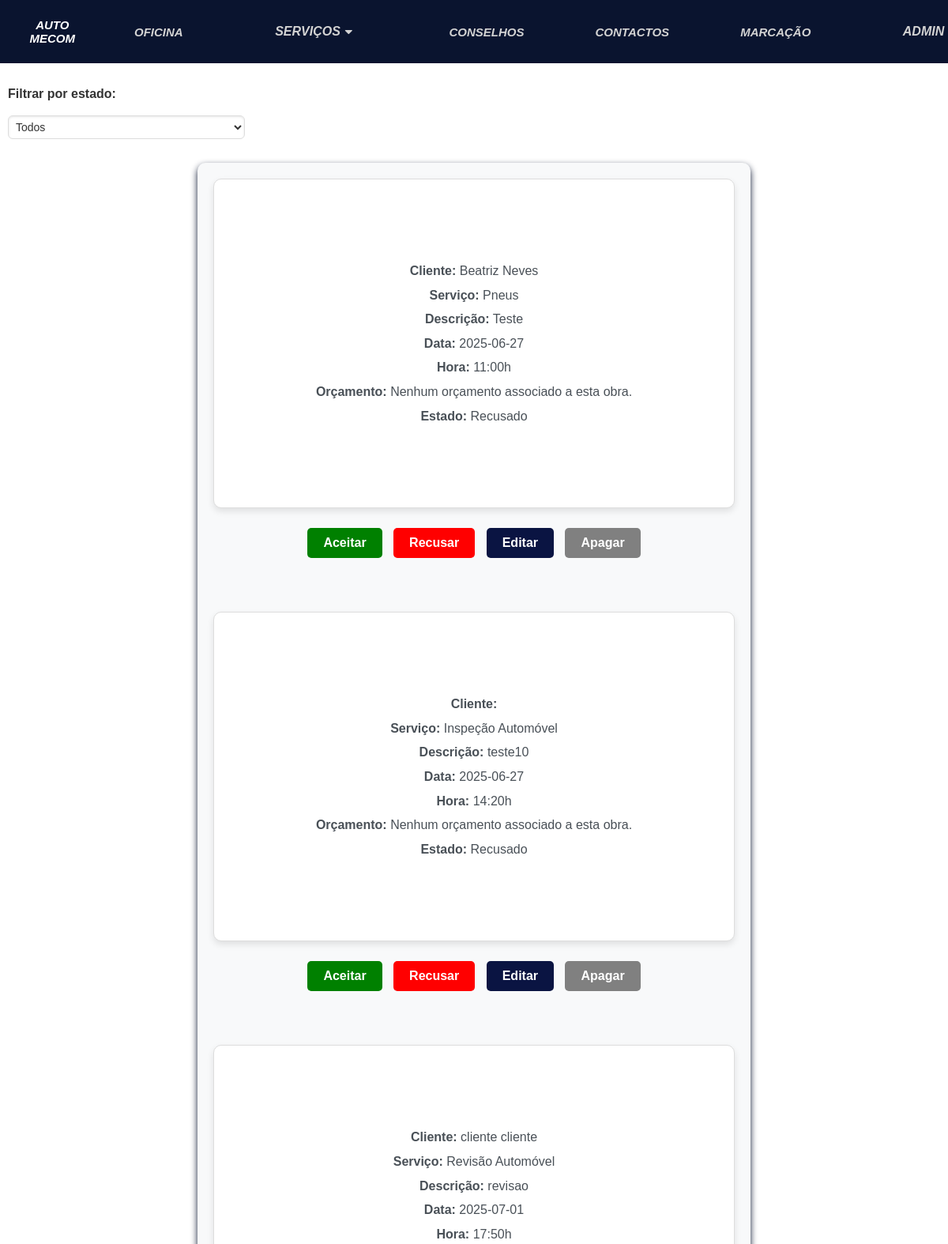
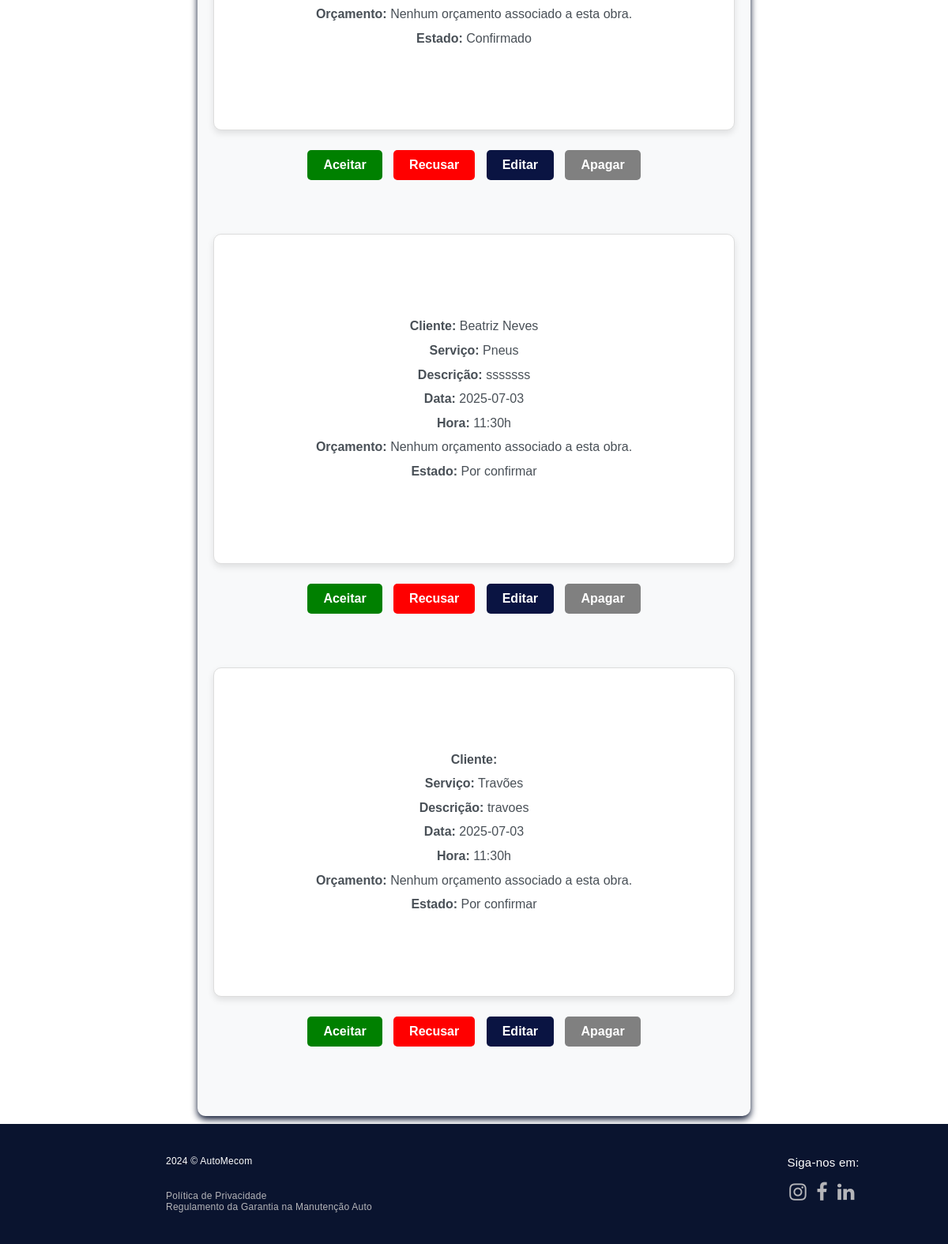
Page /marcacoes (signed in) on the committed database (2 pictures, top to bottom).
### automecom/models.py (models this page shows, shortened)
class Marcacao(models.Model):
    utilizador = models.ForeignKey(Utilizador, on_delete=models.CASCADE, related_name="marcacoes", blank=True,
                                   null=True)
    nome = models.CharField(max_length=200)
    apelido = models.CharField(max_length=200)
    email = models.CharField(max_length=200)
    servicos = models.ManyToManyField(Servico)
    veiculo = models.OneToOneField(Veiculo, on_delete=models.CASCADE)
    data = models.CharField(max_length=200, default=0)
    hora = models.CharField(max_length=200, default=0)
    descricao = models.TextField(max_length=500, blank=True, null=True)
    imagem = models.ImageField(null=True, blank=True)
    ESTADOS = [
        ('Por confirmar', 'Por confirmar'),
        ('Confirmado', "Confirmado"),
        ('Recusado', 'Recusado'),
        ('Terminada', 'Terminada')
    ]
    estado = models.CharField(max_length=50, choices=ESTADOS, default='Por confirmar')
    numero = models.IntegerField(default=0)
    orcamento = models.FileField(upload_to='tarefas/', null=True, blank=True)
    observacoes = models.TextField(max_length=500, default="Sem observações")
    fatura = models.FileField(upload_to='tarefas/', null=True, blank=True)

class Servico(models.Model):
    nome = models.CharField(max_length=50)
    descricao = models.CharField(max_length=350, default="", blank=True)
    tipo = models.ManyToManyField(TipoServico, blank=True)

### automecom/views.py (the view)
# urls.py: path('marcacoes', views.marcacoes_view, name="marcacoes"),
def marcacoes_view(request):
    utilizador = Utilizador.objects.get(user=request.user)
    filtro = request.GET.get('filtro', 'todos')  # Padrão é 'todos'
    if is_administrador(request.user):
        marcacoes = Marcacao.objects.all().order_by('data', 'hora')
        marcacoes = marcacoes.exclude(estado='Terminada')
    else:
        marcacoes = Marcacao.objects.filter(utilizador=utilizador).order_by('data', 'hora')
        marcacoes = marcacoes.exclude(estado='Terminada')
    if filtro != 'todos':
        marcacoes = marcacoes.filter(estado=filtro)
    context = {
        "marcacoes": marcacoes,
        "filtro": filtro,  # Passando o filtro para o template
    }
    return render(request, 'automecom/marcacoes.html', context)

### automecom/templatetags/custom_tags.py (called while the page is built)
@register.filter(name="is_administrador")
def is_administrador(user):
    if isinstance(user, AnonymousUser):
        return False
    try:
        utilizador = Utilizador.objects.get(user=user)
        print(f"Usuário {user.username} é administrador: {utilizador.administrador}")
    except Utilizador.DoesNotExist:
        return False
    return utilizador.administrador

### automecom/templates/automecom/marcacoes.html (shortened to what this page needs)
<!DOCTYPE html>
<html lang="en">
<head>
</head>
{% extends 'automecom/layout.html' %}
{% load custom_tags %}
{% block main %}
{% load static %}
<body>
<form method="get" action="" class="filter-form" style="width: 300px;">
    <label for="filtro" style="font-weight: bold;">Filtrar por estado:</label>
    <select name="filtro" id="filtro" onchange="this.form.submit()" style="padding: 5px; margin: 10px 0;">
        <option value="todos" {% if filtro == "todos" %}selected{% endif %}>Todos</option>
    </select>
</form>
<section class="marcacoesSection">
    {% if marcacoes %}
        {% for marcacao in marcacoes %}
            {% if marcacao.estado != "Terminado" %}
                <div class="Serv{% if user|is_administrador %} administrador{% endif %}">
                    <div>
                        <br>
                        {% if user|is_administrador %}
                            <p><strong>Cliente:</strong> {{ marcacao.nome }} {{ marcacao.apelido }}</p>
                            {% for servico in marcacao.servicos.all %}
                                <p><strong>Serviço:</strong> {{ servico.nome }}</p>
                            {% endfor %}
                            <p><strong>Descrição:</strong> {{ marcacao.descricao }}</p>
                            <p><strong>Data:</strong> {{ marcacao.data }}</p>
                            <p><strong>Hora:</strong> {{ marcacao.hora }}h</p>
                            {% if marcacao.orcamento %}
                                <p><strong>Orçamento:</strong> <a href="{{ marcacao.orcamento.url }}" target="_blank">Ver Orçamento</a></p>
                            {% else %}
                                <p><strong>Orçamento:</strong> Nenhum orçamento associado a esta obra.</p>
                            {% endif %}
                            <p><strong>Estado:</strong> {{ marcacao.estado }}</p>
    {% endif %}
                        <br>
                    </div>
                </div>
                {% if user|is_administrador %}
                        <div class="marcacao-admin-actions">
                            <a href="{% url 'automecom:alterar_estado_marcacao' marcacao.id 'Aceite' %}" class="botao" style="Background-color: green">Aceitar</a>
                            <a href="{% url 'automecom:alterar_estado_marcacao' marcacao.id 'Recusado' %}" class="botaoCancelar" style="Background-color: red">Recusar</a>
                            <a href="{% url 'automecom:editarmarc' marcacao.id %}" class="botao">Editar</a>
                            <a href="{% url 'automecom:apagarmarc' marcacao.id %}" class="botaoCancelar">Apagar</a>
                        </div>
                    {% else %}
                        <div class="marcacao-client-actions">
                            <a href="{% url 'automecom:editarmarc' marcacao.id %}" class="botao">Alterar</a>
                            <a href="{% url 'automecom:apagarmarc' marcacao.id %}" class="botaoCancelar">Cancelar</a>
                        </div>
                    {% endif %}
                <br>
            {% endif %}
        {% endfor %}
    {% else %}
        <p class="no-marcacoes">Não há marcações no momento.</p>
        <a href="marcacao" class="botao">Marcação</a>
    {% endif %}
</section>
</body>
</html>
{% endblock %}

### automecom/templates/automecom/layout.html (shortened to what this page needs)
{% load custom_tags %}
{% load static %}
<html lang="pt">
<head>
    <link rel="stylesheet" href="https://cdnjs.cloudflare.com/ajax/libs/font-awesome/4.7.0/css/font-awesome.min.css">
    <link rel="stylesheet" href="{% static 'automecom/css/estilos.css' %}">
</head>
<body>
  <header>
      <nav class="logo"><a class="textmenu" href="home">AUTO MECOM</a></nav>
      <nav class="textmenu menu-links">
        <a href="sobre">OFICINA</a>
        <div class="subnav">
            <a class="subnavbtn" href="servicos">SERVIÇOS <i class="fa fa-caret-down"></i></a>
        </div>
        <a href="conselhos">CONSELHOS</a>
        <a href="contactos">CONTACTOS</a>
        <a href="marcacao">MARCAÇÃO</a>
        <div class="subnav">
        {% if request.user.is_authenticated %}
            <a class="subnavbtn">{{ user.username }}<i class="fa fa-caret-down"></i></a>
        {% endif %}
        </div>
    </nav>
  </header>
  <div class="espace"></div>
  <main>
  <div class="conteudo">
      {% block main %}
      {% endblock main %}
    <footer>
      <div class="creditos">
          <div class="container">
              <div class="leftsubmenu">
                  <div>
                      <ul class="sub-menu">
                          <p>2024 © AutoMecom</p>
                          <br>
                            <li><a href="privacidade.html">Política de Privacidade</a></li>
                            <li><a href="garantia.html">Regulamento da Garantia na Manutenção Auto</a></li>
                      </ul>
                  </div>
              </div>
              <div class="rightsubmenu">
                  <p>Siga-nos em:</p>
                  <div class="social">
                      <a><a href="//www.instagram.com/automecom/" target="_blank"><i class="fa fa-instagram" style="font-size:25px;"></i></a></a>
                      <a><a href="" target="_blank"><i class="fa fa-facebook" style="font-size:25px;"></i></a></a>
                      <a><a href="" target="_blank"><i class="fa fa-linkedin" style="font-size:25px;"></i></a></a>
                  </div>
              </div>
          </div>
      </div>
  </footer>
</body>
</html>

### automecom/static/automecom/css/estilos.css (style rules this page uses)
* { padding: 0; margin: 0; box-sizing:border-box; font-family: sans-serif; }
header { height: 10vh; background: rgb(10, 20, 47); color: white; top: 0; z-index: 1000; position: fixed; display:flex; justify-content: space-between; align-items: center; width:100% }
.espace { height: 10vh; width:100% }
header nav { display:flex; justify-content: flex-end; }
nav { height: 100%; }
nav a { padding: 0 2.5em; text-decoration: none; color: lightgray; overflow: hidden; height: 100%; display: flex; justify-content: center; align-items: center; }
.subnav a { padding: 0 4em; text-decoration: none; font-size: 1rem; color: lightgray; overflow: hidden; height: 100%; }
.subnavbtn { z-index: 2; }
main { display: flex; margin: auto; flex-direction: column; min-height: 95vh; background-color:white; box-sizing: border-box; padding: 0px; width:100%; }
.conteudo { width: 100%; max-width: 1200px; margin:auto; padding : 10px; }
footer { position: relative; height: auto; display: flex; flex-direction:column; justify-content: flex-end; align-items: center; background: #0A142FFF; color: white; text-align: center; padding: 20px 0; bottom: 0; width: 100%; box-sizing: border-box; }
footer .creditos { background: #0A142FFF; width: 100%; font-size: 12px; font-weight: normal; letter-spacing: 0.24px; color: #ffffff; padding: 20px 0; margin: 0; }
footer .creditos .container { display: flex; flex-wrap: wrap; }
.container, .container-fluid { position: relative; width: 100%; padding: 0 20px; }
footer .creditos .container div { text-align: right; }
footer .rightsubmenu { color: white; font-size: 15px; margin-left: 200px; }
.leftsubmenu { padding-left: 10px; -ms-flex: 0 0 66.666667%; flex: 0 0 66.666667%; max-width: 66.666667%; display: flex; }
footer ul { padding-left: 180px; list-style: none; text-align: left; }
footer .creditos a { color:#B5B5B9; }
footer .creditos ul { font-size: 12px; }
.sub-menu a { color: white; text-decoration: none; }
p { margin-top: 0; margin-bottom: 1rem; }
footer .social { font-size: 0; padding: 5px 0; text-align: right; margin-top: -10px; }
.fa { padding: 6px; }
* { box-sizing:border-box }
.textmenu { font-size: 15px; color: white; font-weight: 550; letter-spacing: normal; text-transform: uppercase; text-align: center; position: relative; font-style: italic; }
label { font-size: 1rem; font-weight: bold; margin-bottom: 0.5rem; display: block; color: #333; }
input[type="text"], input[type="date"], input[type="time"], textarea, select { padding: 0.5rem; font-size: 1rem; border: 1px solid #ddd; border-radius: 10px; box-shadow: inset 0 1px 3px rgba(0, 0, 0, 0.1); width: 100%; }
form { margin: 20px 0; }
select, textarea { width: 100%; padding: 10px; border: 1px solid #ddd; border-radius: 6px; font-size: 14px; color: #333; background: #fff; box-shadow: inset 0 1px 3px rgba(0, 0, 0, 0.1); transition: border-color 0.3s; }
.marcacoesSection { background-color: #f8f9fa; padding: 20px; margin: 0 auto; max-width: 700px; box-shadow: 0 4px 8px rgb(10, 20, 47); transition: transform 0.3s ease, box-shadow 0.3s ease; }
section { background-color: rgb(10, 20, 66); padding: 20px; border-radius: 10px; margin: 20px; text-align: center; }
.Serv { background-color: #ffffff; border: 1px solid #ddd; padding: 80px; margin-bottom: 5px; border-radius: 10px; box-shadow: 0 4px 8px rgba(0, 0, 0, 0.1); transition: transform 0.3s ease, box-shadow 0.3s ease; }
.Serv p { font-size: 16px; color: #495057; line-height: 1.6; margin: 5px 0; }
.botaoCancelar { display: inline-block; background-color: grey; color: #ffffff; text-align: center; padding: 10px 20px; margin: 20px 5px; margin-bottom:50px; border-radius: 5px; text-decoration: none; font-size: 16px; font-weight: bold; transition: background-color 0.3s ease, transform 0.2s ease; }
.botao { display: inline-block; background-color: rgb(10, 20, 66); color: #ffffff; text-align: center; padding: 10px 20px; margin: 20px 5px; margin-bottom:50px; border-radius: 5px; text-decoration: none; font-size: 16px; font-weight: bold; transition: background-color 0.3s ease, transform 0.2s ease; }
ul, ol { margin: 0; padding: 0 0 0 20px; }
.menu-links { display: flex; gap: 15px; }

### rows in the picture
Marcacao: nome "Beatriz", apelido "Neves", descricao "Teste", data "2025-06-27", hora "11:00", shows "Orçamento:", orcamento "Nenhum orçamento associado a esta obra.", estado "Recusado"
Servico: nome "Pneus"
Marcacao: descricao "teste10", data "2025-06-27", hora "14:20", shows "Orçamento:", orcamento "Nenhum orçamento associado a esta obra.", estado "Recusado"
Servico: nome "Inspeção Automóvel"
Marcacao: nome "cliente", apelido "cliente", descricao "revisao", data "2025-07-01", hora "17:50", shows "Orçamento:", orcamento "Nenhum orçamento associado a esta obra.", estado "Confirmado"
Servico: nome "Revisão Automóvel"
Marcacao: nome "Beatriz", apelido "Neves", descricao "sssssss", data "2025-07-03", hora "11:30", shows "Orçamento:", orcamento "Nenhum orçamento associado a esta obra.", estado "Por confirmar"
Marcacao: descricao "travoes", data "2025-07-03", hora "11:30", shows "Orçamento:", orcamento "Nenhum orçamento associado a esta obra.", estado "Por confirmar"
Servico: nome "Travões"

### other values in the picture
{{ user.username }} "ADMIN"
